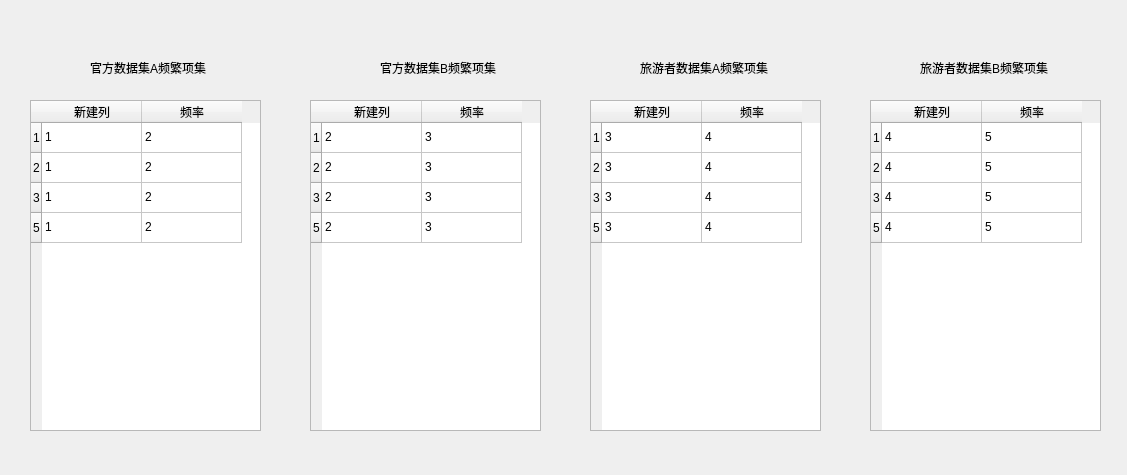
<?xml version="1.0" encoding="UTF-8"?>
<ui version="4.0">
 <class>Form</class>
 <widget class="QWidget" name="Form">
  <property name="geometry">
   <rect>
    <x>0</x>
    <y>0</y>
    <width>1127</width>
    <height>475</height>
   </rect>
  </property>
  <property name="windowTitle">
   <string>Form</string>
  </property>
  <widget class="QLabel" name="label">
   <property name="geometry">
    <rect>
     <x>90</x>
     <y>60</y>
     <width>121</width>
     <height>16</height>
    </rect>
   </property>
   <property name="text">
    <string>官方数据集A频繁项集</string>
   </property>
  </widget>
  <widget class="QLabel" name="label_2">
   <property name="geometry">
    <rect>
     <x>380</x>
     <y>60</y>
     <width>131</width>
     <height>16</height>
    </rect>
   </property>
   <property name="text">
    <string>官方数据集B频繁项集</string>
   </property>
  </widget>
  <widget class="QLabel" name="label_3">
   <property name="geometry">
    <rect>
     <x>640</x>
     <y>60</y>
     <width>141</width>
     <height>16</height>
    </rect>
   </property>
   <property name="text">
    <string>旅游者数据集A频繁项集</string>
   </property>
  </widget>
  <widget class="QLabel" name="label_4">
   <property name="geometry">
    <rect>
     <x>920</x>
     <y>60</y>
     <width>161</width>
     <height>16</height>
    </rect>
   </property>
   <property name="text">
    <string>旅游者数据集B频繁项集</string>
   </property>
  </widget>
  <widget class="QTableWidget" name="tableWidget">
   <property name="geometry">
    <rect>
     <x>30</x>
     <y>100</y>
     <width>231</width>
     <height>331</height>
    </rect>
   </property>
   <row>
    <property name="text">
     <string>1</string>
    </property>
   </row>
   <row>
    <property name="text">
     <string>2</string>
    </property>
   </row>
   <row>
    <property name="text">
     <string>3</string>
    </property>
   </row>
   <row>
    <property name="text">
     <string>5</string>
    </property>
   </row>
   <column>
    <property name="text">
     <string>新建列</string>
    </property>
   </column>
   <column>
    <property name="text">
     <string>频率</string>
    </property>
   </column>
   <item row="0" column="0">
    <property name="text">
     <string>1</string>
    </property>
   </item>
   <item row="0" column="1">
    <property name="text">
     <string>2</string>
    </property>
   </item>
   <item row="1" column="0">
    <property name="text">
     <string>1</string>
    </property>
   </item>
   <item row="1" column="1">
    <property name="text">
     <string>2</string>
    </property>
   </item>
   <item row="2" column="0">
    <property name="text">
     <string>1</string>
    </property>
   </item>
   <item row="2" column="1">
    <property name="text">
     <string>2</string>
    </property>
   </item>
   <item row="3" column="0">
    <property name="text">
     <string>1</string>
    </property>
   </item>
   <item row="3" column="1">
    <property name="text">
     <string>2</string>
    </property>
   </item>
  </widget>
  <widget class="QTableWidget" name="tableWidget_2">
   <property name="geometry">
    <rect>
     <x>310</x>
     <y>100</y>
     <width>231</width>
     <height>331</height>
    </rect>
   </property>
   <row>
    <property name="text">
     <string>1</string>
    </property>
   </row>
   <row>
    <property name="text">
     <string>2</string>
    </property>
   </row>
   <row>
    <property name="text">
     <string>3</string>
    </property>
   </row>
   <row>
    <property name="text">
     <string>5</string>
    </property>
   </row>
   <column>
    <property name="text">
     <string>新建列</string>
    </property>
   </column>
   <column>
    <property name="text">
     <string>频率</string>
    </property>
   </column>
   <item row="0" column="0">
    <property name="text">
     <string>2</string>
    </property>
   </item>
   <item row="0" column="1">
    <property name="text">
     <string>3</string>
    </property>
   </item>
   <item row="1" column="0">
    <property name="text">
     <string>2</string>
    </property>
   </item>
   <item row="1" column="1">
    <property name="text">
     <string>3</string>
    </property>
   </item>
   <item row="2" column="0">
    <property name="text">
     <string>2</string>
    </property>
   </item>
   <item row="2" column="1">
    <property name="text">
     <string>3</string>
    </property>
   </item>
   <item row="3" column="0">
    <property name="text">
     <string>2</string>
    </property>
   </item>
   <item row="3" column="1">
    <property name="text">
     <string>3</string>
    </property>
   </item>
  </widget>
  <widget class="QTableWidget" name="tableWidget_3">
   <property name="geometry">
    <rect>
     <x>590</x>
     <y>100</y>
     <width>231</width>
     <height>331</height>
    </rect>
   </property>
   <row>
    <property name="text">
     <string>1</string>
    </property>
   </row>
   <row>
    <property name="text">
     <string>2</string>
    </property>
   </row>
   <row>
    <property name="text">
     <string>3</string>
    </property>
   </row>
   <row>
    <property name="text">
     <string>5</string>
    </property>
   </row>
   <column>
    <property name="text">
     <string>新建列</string>
    </property>
   </column>
   <column>
    <property name="text">
     <string>频率</string>
    </property>
   </column>
   <item row="0" column="0">
    <property name="text">
     <string>3</string>
    </property>
   </item>
   <item row="0" column="1">
    <property name="text">
     <string>4</string>
    </property>
   </item>
   <item row="1" column="0">
    <property name="text">
     <string>3</string>
    </property>
   </item>
   <item row="1" column="1">
    <property name="text">
     <string>4</string>
    </property>
   </item>
   <item row="2" column="0">
    <property name="text">
     <string>3</string>
    </property>
   </item>
   <item row="2" column="1">
    <property name="text">
     <string>4</string>
    </property>
   </item>
   <item row="3" column="0">
    <property name="text">
     <string>3</string>
    </property>
   </item>
   <item row="3" column="1">
    <property name="text">
     <string>4</string>
    </property>
   </item>
  </widget>
  <widget class="QTableWidget" name="tableWidget_4">
   <property name="geometry">
    <rect>
     <x>870</x>
     <y>100</y>
     <width>231</width>
     <height>331</height>
    </rect>
   </property>
   <row>
    <property name="text">
     <string>1</string>
    </property>
   </row>
   <row>
    <property name="text">
     <string>2</string>
    </property>
   </row>
   <row>
    <property name="text">
     <string>3</string>
    </property>
   </row>
   <row>
    <property name="text">
     <string>5</string>
    </property>
   </row>
   <column>
    <property name="text">
     <string>新建列</string>
    </property>
   </column>
   <column>
    <property name="text">
     <string>频率</string>
    </property>
   </column>
   <item row="0" column="0">
    <property name="text">
     <string>4</string>
    </property>
   </item>
   <item row="0" column="1">
    <property name="text">
     <string>5</string>
    </property>
   </item>
   <item row="1" column="0">
    <property name="text">
     <string>4</string>
    </property>
   </item>
   <item row="1" column="1">
    <property name="text">
     <string>5</string>
    </property>
   </item>
   <item row="2" column="0">
    <property name="text">
     <string>4</string>
    </property>
   </item>
   <item row="2" column="1">
    <property name="text">
     <string>5</string>
    </property>
   </item>
   <item row="3" column="0">
    <property name="text">
     <string>4</string>
    </property>
   </item>
   <item row="3" column="1">
    <property name="text">
     <string>5</string>
    </property>
   </item>
  </widget>
 </widget>
 <resources/>
 <connections/>
</ui>
